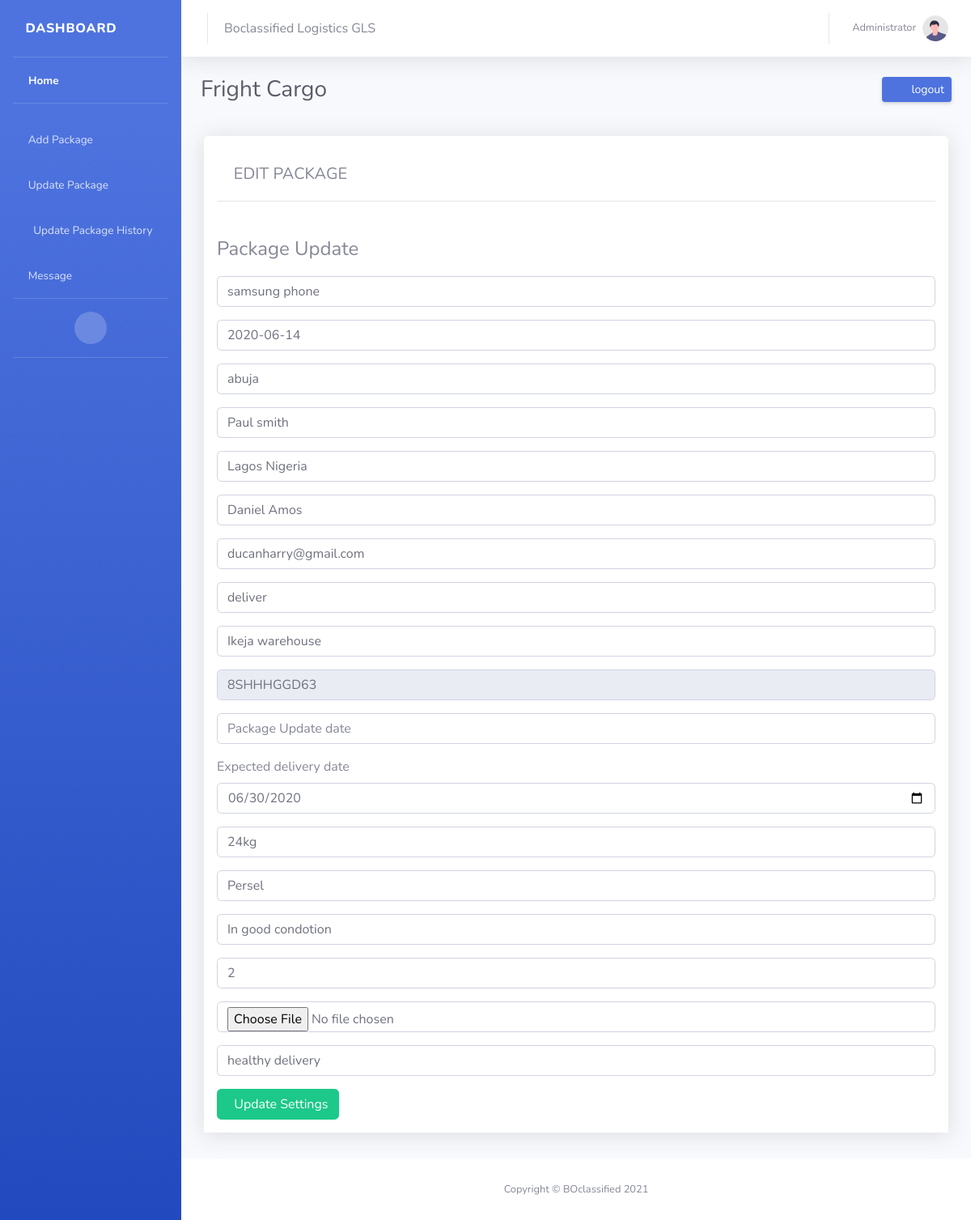
The app's page /admin/pages/card-edit.php?id=28 (signed in) with its own data.
### tables this page shows
CREATE TABLE `track` (
  `id` int(11) NOT NULL,
  `pname` varchar(100) NOT NULL,
  `shipdate` varchar(100) NOT NULL,
  `saddress` varchar(200) NOT NULL,
  `sname` varchar(200) NOT NULL,
  `raddress` varchar(200) NOT NULL,
  `rname` varchar(200) NOT NULL,
  `email` varchar(100) NOT NULL,
  `status` varchar(100) NOT NULL,
  `location` varchar(100) NOT NULL,
  `pdate` varchar(100) NOT NULL,
  `pid` varchar(100) NOT NULL,
  `edd` varchar(100) NOT NULL,
  `weight` varchar(100) NOT NULL,
  `servicetype` varchar(100) NOT NULL,
  `pdesc` varchar(100) NOT NULL,
  `qty` varchar(100) NOT NULL,
  `image` varchar(100) NOT NULL,
  `remark` varchar(100) NOT NULL
);

### admin/pages/card-edit.php (the view, shortened to what this page needs)
<?php
if(isset($_SESSION['uid'])){
 $ids = $_GET['id'];
  include 'header.php';
}
else{
    header("location:../pages/login.php");
}
    ?>
            <div class="container-fluid bg-white shadow h-100 rounded-top py-2 p-3 m-3 >
        <section class="section">
          <div class="section-header">
            <h1><i class="fa fa-home " style="font-size:20px"></i><span style="font-size:20px"> EDIT PACKAGE</span></h1>
          </div>
          <hr></hr>
            <div class="box-header with-border">
 <?php
 $sql= "SELECT * FROM track WHERE id = $ids";
			  $result = mysqli_query($link,$sql);
			  if(mysqli_num_rows($result) > 0){
				  while($row = mysqli_fetch_assoc($result)){
				  if(isset($row['pid'])){
$pid = $row['pid'];
 $pname = $row['pname'];
   $shipdate = $row['shipdate'];
   $saddress = $row['saddress'];
   $sname = $row['sname'];
   $raddress = $row['raddress'];
   $rname = $row['rname'];
   $email = $row['email'];
   $status = $row['status'];
   $location = $row['location'];
				  }else{
					}
?>
     <form class="form-horizontal" action="card-edit.php?id=<?php echo $ids;?>" method="POST" enctype="multipart/form-data" >
           <legend> Package Update</legend>
 <div class="form-group">
        <input type="text" name="pname" placeholder="Package name"  value="<?php echo $pname;?>"  class="form-control">
        </div>
     <div class="form-group">
        <input type="text" name="shipdate"  placeholder="Shipment Date"   value="<?php echo $shipdate;?>"  class="form-control">
        </div>
        <div class="form-group">
        <input type="text" name="saddress"  placeholder="Sender address"  value="<?php echo $saddress;?>" class="form-control">
        </div>
     <div class="form-group">
        <input type="text" name="sname" placeholder="sender name"  value="<?php echo $sname;?>"   class="form-control">
        </div>
        <div class="form-group">
        <input type="text" name="raddress" placeholder="Receiver address"  value="<?php echo $raddress;?>"    class="form-control">
        </div>
        <div class="form-group">
        <input type="text" name="rname"  placeholder="Receiver name"  value="<?php echo $rname;?>"  class="form-control">
        </div>
     <div class="form-group">
        <input type="text" name="email"  placeholder="Receiver email"  value="<?php echo $email;?>"   class="form-control">
        </div>
        <div class="form-group">
        <input type="text" name="status" placeholder="Status"   value="<?php echo $status;?>" class="form-control">
        </div>
     <div class="form-group">
        <input type="text" name="location" placeholder="Package Location"  value="<?php echo $location;?>"  class="form-control">
        </div>
      <div class="form-group">
        <input type="text" name="pid" value="<?php echo $pid;?>" readonly class="form-control">
        </div>
     <div class="form-group">
        <input type="text" name="pdate" placeholder="Package Update date"   class="form-control">
        </div>
 <div class="form-group">
       <label>Expected delivery date </label>
        <input type="date" name="edd" placeholder="Expected delivery date"  value="<?php echo $row['edd'];?>"   class="form-control">
        </div>
   <div class="form-group">
        <input type="text" name="weight" placeholder="weight"   value="<?php echo $row['weight'];?>"   class="form-control">
        </div>
   <div class="form-group">
        <input type="text" placeholder="Service type"  name="servicetype"  value="<?php echo $row['servicetype'];?>"   class="form-control">
        </div>
   <div class="form-group">
        <input type="text" name="pdesc" placeholder="Package Description"  value="<?php echo $row['pdesc'];?>" class="form-control">
        </div>
   <div class="form-group">
        <input type="text" name="qty" placeholder="Quantity"   value="<?php echo $row['qty'];?>"   class="form-control">
        </div>
   <div class="form-group">
        <input type="file" name="image" placeholder="Package image"   class="form-control">
        </div>
   <div class="form-group">
        <input type="text" name="remark" placeholder="Remark"  value="<?php echo $row['remark'];?>"  class="form-control">
        </div>
    <button style="" type="submit" class="btn btn-success" name="uset" > <i class="fa fa-send"></i>&nbsp; Update Settings </button>
    </form>
<?php
          }
          }
?>
    </div>
   </div>
   <footer class="sticky-footer bg-white mt-3">
                <div class="container my-auto">
                    <div class="copyright text-center my-auto">
                        <span>Copyright &copy; BOclassified 2021</span>
                    </div>
                </div>
            </footer>

### records on screen
track: pname "samsung phone", shipdate "2020-06-14", saddress "abuja", sname "Paul smith", raddress "Lagos Nigeria", rname "Daniel Amos", email "ducanharry@gmail.com", status "deliver", location "Ikeja warehouse", pid "8SHHHGGD63", edd "06/30/2020", weight "24kg", servicetype "Persel", pdesc "In good condotion", qty "2", remark "healthy delivery"
